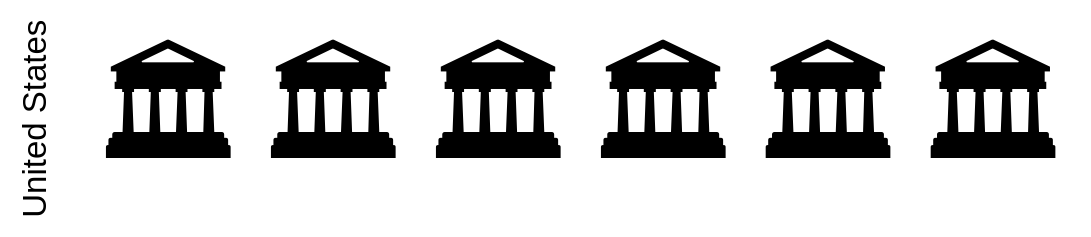

The specification (Vega-Lite) saved for this image:
### Vega-Lite specification from a JSON file in a GitHub repository (floating-point values rounded to 4 significant figures)
{"$schema": "https://vega.github.io/schema/vega-lite/v4.json", "config": {"view": {"stroke": ""}}, "width": 300, "height": 50, "data": {"values": [{"country": "United States", "category": "University"}, {"country": "United States", "category": "University"}, {"country": "United States", "category": "University"}, {"country": "United States", "category": "University"}, {"country": "United States", "category": "University"}, {"country": "United States", "category": "University"}]}, "transform": [{"calculate": "{'University': '🏛', 'Academic Leaders': '👩🏻🏫', 'Faculty': '🏫'}[datum.category]", "as": "emoji"}, {"window": [{"op": "rank", "as": "rank"}], "groupby": ["country", "category"]}], "mark": {"type": "text", "baseline": "middle"}, "encoding": {"x": {"field": "rank", "type": "ordinal", "axis": null}, "y": {"field": "category", "type": "nominal", "axis": null, "sort": null}, "row": {"field": "country", "header": {"title": ""}}, "text": {"field": "emoji", "type": "nominal"}, "size": {"value": 40}, "tooltip": [{"field": "category", "type": "nominal", "title": "Category"}]}}
